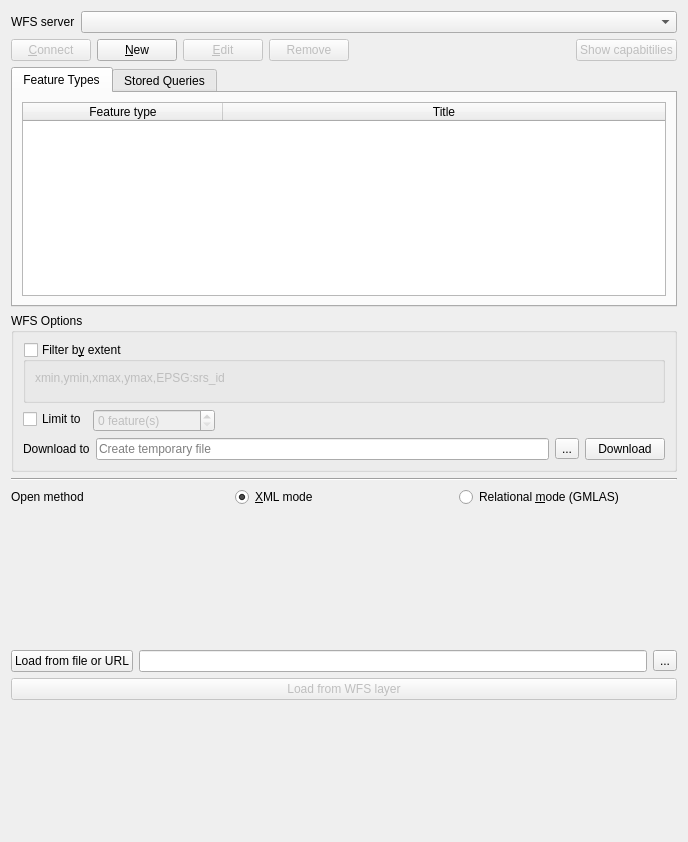
<?xml version="1.0" encoding="UTF-8"?>
<ui version="4.0">
 <class>Wfs2DownloadPanel</class>
 <widget class="QWidget" name="Wfs2DownloadPanel">
  <property name="geometry">
   <rect>
    <x>0</x>
    <y>0</y>
    <width>688</width>
    <height>842</height>
   </rect>
  </property>
  <property name="windowTitle">
   <string>Form</string>
  </property>
  <layout class="QVBoxLayout" name="verticalLayout">
   <item>
    <layout class="QHBoxLayout" name="horizontalLayout">
     <item>
      <widget class="QLabel" name="label_2">
       <property name="text">
        <string>WFS server</string>
       </property>
      </widget>
     </item>
     <item>
      <widget class="QComboBox" name="connectionCombo">
       <property name="sizePolicy">
        <sizepolicy hsizetype="Expanding" vsizetype="Fixed">
         <horstretch>0</horstretch>
         <verstretch>0</verstretch>
        </sizepolicy>
       </property>
      </widget>
     </item>
    </layout>
   </item>
   <item>
    <layout class="QHBoxLayout" name="horizontalLayout_4">
     <item>
      <widget class="QPushButton" name="connectBtn">
       <property name="enabled">
        <bool>false</bool>
       </property>
       <property name="toolTip">
        <string>&lt;html&gt;&lt;head/&gt;&lt;body&gt;&lt;p&gt;Request the GetCapabilities document from the download service to retrieve list of feature types and stored queries.&lt;/p&gt;&lt;/body&gt;&lt;/html&gt;</string>
       </property>
       <property name="text">
        <string>&amp;Connect</string>
       </property>
      </widget>
     </item>
     <item>
      <widget class="QPushButton" name="newConnectionBtn">
       <property name="text">
        <string>&amp;New</string>
       </property>
      </widget>
     </item>
     <item>
      <widget class="QPushButton" name="editConnectionBtn">
       <property name="enabled">
        <bool>false</bool>
       </property>
       <property name="text">
        <string>&amp;Edit</string>
       </property>
      </widget>
     </item>
     <item>
      <widget class="QPushButton" name="removeConnectionBtn">
       <property name="enabled">
        <bool>false</bool>
       </property>
       <property name="text">
        <string>Remove</string>
       </property>
      </widget>
     </item>
     <item>
      <spacer name="horizontalSpacer_2">
       <property name="orientation">
        <enum>Qt::Horizontal</enum>
       </property>
       <property name="sizeHint" stdset="0">
        <size>
         <width>40</width>
         <height>20</height>
        </size>
       </property>
      </spacer>
     </item>
     <item>
      <widget class="QPushButton" name="showCapabilitiesButton">
       <property name="enabled">
        <bool>false</bool>
       </property>
       <property name="toolTip">
        <string>&lt;html&gt;&lt;head/&gt;&lt;body&gt;&lt;p&gt;Display GetCapabilities document using a simple tree view.&lt;/p&gt;&lt;/body&gt;&lt;/html&gt;</string>
       </property>
       <property name="text">
        <string>Show capabitilies</string>
       </property>
      </widget>
     </item>
    </layout>
   </item>
   <item>
    <widget class="QTabWidget" name="datasetsTabWidget">
     <property name="currentIndex">
      <number>0</number>
     </property>
     <widget class="QWidget" name="tab">
      <attribute name="title">
       <string>Feature Types</string>
      </attribute>
      <layout class="QVBoxLayout" name="verticalLayout_5">
       <item>
        <widget class="QTableWidget" name="featureTypesTableWidget">
         <property name="selectionBehavior">
          <enum>QAbstractItemView::SelectRows</enum>
         </property>
         <attribute name="horizontalHeaderDefaultSectionSize">
          <number>200</number>
         </attribute>
         <attribute name="horizontalHeaderMinimumSectionSize">
          <number>50</number>
         </attribute>
         <attribute name="horizontalHeaderStretchLastSection">
          <bool>true</bool>
         </attribute>
         <attribute name="verticalHeaderVisible">
          <bool>false</bool>
         </attribute>
         <column>
          <property name="text">
           <string>Feature type</string>
          </property>
         </column>
         <column>
          <property name="text">
           <string>Title</string>
          </property>
         </column>
        </widget>
       </item>
      </layout>
     </widget>
     <widget class="QWidget" name="tab_2">
      <attribute name="title">
       <string>Stored Queries</string>
      </attribute>
      <layout class="QVBoxLayout" name="verticalLayout_6">
       <item>
        <widget class="QListWidget" name="storedQueriesListWidget">
         <property name="toolTip">
          <string>&lt;html&gt;&lt;head/&gt;&lt;body&gt;&lt;p&gt;Choose the stored query to use. Currently, stored query parameters are not supported.&lt;/p&gt;&lt;/body&gt;&lt;/html&gt;</string>
         </property>
         <property name="selectionMode">
          <enum>QAbstractItemView::SingleSelection</enum>
         </property>
        </widget>
       </item>
       <item>
        <layout class="QFormLayout" name="storedQueryFormLayout"/>
       </item>
      </layout>
     </widget>
    </widget>
   </item>
   <item>
    <widget class="QgsCollapsibleGroupBox" name="wfs_options_group">
     <property name="title">
      <string>WFS Options</string>
     </property>
     <property name="collapsed">
      <bool>false</bool>
     </property>
     <layout class="QVBoxLayout" name="verticalLayout_2">
      <item>
       <widget class="QGroupBox" name="bbox_group">
        <property name="toolTip">
         <string>&lt;html&gt;&lt;head/&gt;&lt;body&gt;&lt;p&gt;Define an area of interest to download data from. The extent can be defined from map canvas.&lt;/p&gt;&lt;/body&gt;&lt;/html&gt;</string>
        </property>
        <property name="title">
         <string>Filter b&amp;y extent</string>
        </property>
        <property name="checkable">
         <bool>true</bool>
        </property>
        <property name="checked">
         <bool>false</bool>
        </property>
        <layout class="QVBoxLayout" name="verticalLayout_11">
         <item>
          <widget class="QLabel" name="label_13">
           <property name="text">
            <string>xmin,ymin,xmax,ymax,EPSG:srs_id</string>
           </property>
          </widget>
         </item>
         <item>
          <widget class="BboxWidget" name="bboxWidget" native="true"/>
         </item>
        </layout>
       </widget>
      </item>
      <item>
       <layout class="QFormLayout" name="formLayout_3">
        <item row="0" column="0">
         <widget class="QCheckBox" name="limitChkBox">
          <property name="text">
           <string>Limit to</string>
          </property>
         </widget>
        </item>
        <item row="0" column="1">
         <layout class="QHBoxLayout" name="horizontalLayout_5">
          <item>
           <widget class="QSpinBox" name="featureLimitBox">
            <property name="enabled">
             <bool>false</bool>
            </property>
            <property name="toolTip">
             <string>&lt;html&gt;&lt;head/&gt;&lt;body&gt;&lt;p&gt;Maximum number of features to download.&lt;/p&gt;&lt;/body&gt;&lt;/html&gt;</string>
            </property>
            <property name="suffix">
             <string> feature(s)</string>
            </property>
            <property name="maximum">
             <number>100000</number>
            </property>
            <property name="value">
             <number>0</number>
            </property>
           </widget>
          </item>
          <item>
           <spacer name="horizontalSpacer">
            <property name="orientation">
             <enum>Qt::Horizontal</enum>
            </property>
            <property name="sizeHint" stdset="0">
             <size>
              <width>40</width>
              <height>20</height>
             </size>
            </property>
           </spacer>
          </item>
         </layout>
        </item>
       </layout>
      </item>
      <item>
       <layout class="QHBoxLayout" name="horizontalLayout_2">
        <item>
         <widget class="QLabel" name="label">
          <property name="text">
           <string>Download to</string>
          </property>
         </widget>
        </item>
        <item>
         <widget class="QLineEdit" name="outputPathLineEdit">
          <property name="enabled">
           <bool>true</bool>
          </property>
          <property name="toolTip">
           <string>&lt;html&gt;&lt;head/&gt;&lt;body&gt;&lt;p&gt;The file downloaded will be saved in this location. If not set, a temporary file is created.&lt;/p&gt;&lt;/body&gt;&lt;/html&gt;</string>
          </property>
          <property name="placeholderText">
           <string>Create temporary file</string>
          </property>
         </widget>
        </item>
        <item>
         <widget class="QToolButton" name="outputPathButton">
          <property name="enabled">
           <bool>true</bool>
          </property>
          <property name="text">
           <string>...</string>
          </property>
         </widget>
        </item>
        <item>
         <widget class="QPushButton" name="downloadButton">
          <property name="text">
           <string>Download</string>
          </property>
         </widget>
        </item>
       </layout>
      </item>
     </layout>
    </widget>
   </item>
   <item>
    <widget class="Line" name="line">
     <property name="orientation">
      <enum>Qt::Horizontal</enum>
     </property>
    </widget>
   </item>
   <item>
    <layout class="QHBoxLayout" name="formLayout">
     <item>
      <widget class="QLabel" name="label">
       <property name="text">
        <string>Open method</string>
       </property>
      </widget>
     </item>
     <item>
      <widget class="QRadioButton" name="xmlModeRadio">
       <property name="text">
        <string>&amp;XML mode</string>
       </property>
       <property name="checked">
        <bool>true</bool>
       </property>
      </widget>
     </item>
     <item>
      <widget class="QRadioButton" name="relationalModeRadio">
       <property name="text">
        <string>Relational &amp;mode (GMLAS)</string>
       </property>
      </widget>
     </item>
    </layout>
   </item>
   <item>
    <widget class="QStackedWidget" name="stackedWidget">
     <property name="frameShape">
      <enum>QFrame::NoFrame</enum>
     </property>
     <property name="frameShadow">
      <enum>QFrame::Plain</enum>
     </property>
     <property name="lineWidth">
      <number>1</number>
     </property>
     <property name="midLineWidth">
      <number>0</number>
     </property>
     <property name="currentIndex">
      <number>0</number>
     </property>
     <widget class="QWidget" name="page"/>
     <widget class="QWidget" name="page_2"/>
    </widget>
   </item>
   <item>
    <layout class="QHBoxLayout" name="horizontalLayout_3">
     <item>
      <widget class="QPushButton" name="loadFromFileButton">
       <property name="text">
        <string>Load from file or URL</string>
       </property>
      </widget>
     </item>
     <item>
      <widget class="QLineEdit" name="gmlPathLineEdit"/>
     </item>
     <item>
      <widget class="QToolButton" name="gmlPathButton">
       <property name="text">
        <string>...</string>
       </property>
      </widget>
     </item>
    </layout>
   </item>
   <item>
    <widget class="QPushButton" name="loadButton">
     <property name="enabled">
      <bool>false</bool>
     </property>
     <property name="text">
      <string>Load from WFS layer</string>
     </property>
    </widget>
   </item>
   <item>
    <spacer name="verticalSpacer">
     <property name="orientation">
      <enum>Qt::Vertical</enum>
     </property>
     <property name="sizeHint" stdset="0">
      <size>
       <width>20</width>
       <height>40</height>
      </size>
     </property>
    </spacer>
   </item>
  </layout>
  <zorder>stackedWidget</zorder>
  <zorder></zorder>
  <zorder>datasetsTabWidget</zorder>
  <zorder>wfs_options_group</zorder>
  <zorder>line</zorder>
  <zorder>loadButton</zorder>
  <zorder>verticalSpacer</zorder>
  <zorder></zorder>
 </widget>
 <customwidgets>
  <customwidget>
   <class>QgsCollapsibleGroupBox</class>
   <extends>QGroupBox</extends>
   <header>qgis.gui</header>
   <container>1</container>
  </customwidget>
  <customwidget>
   <class>BboxWidget</class>
   <extends>QWidget</extends>
   <header>gml_application_schema_toolbox.gui.bbox_widget</header>
   <container>1</container>
  </customwidget>
 </customwidgets>
 <resources/>
 <connections>
  <connection>
   <sender>limitChkBox</sender>
   <signal>toggled(bool)</signal>
   <receiver>featureLimitBox</receiver>
   <slot>setEnabled(bool)</slot>
   <hints>
    <hint type="sourcelabel">
     <x>45</x>
     <y>507</y>
    </hint>
    <hint type="destinationlabel">
     <x>188</x>
     <y>510</y>
    </hint>
   </hints>
  </connection>
 </connections>
</ui>
